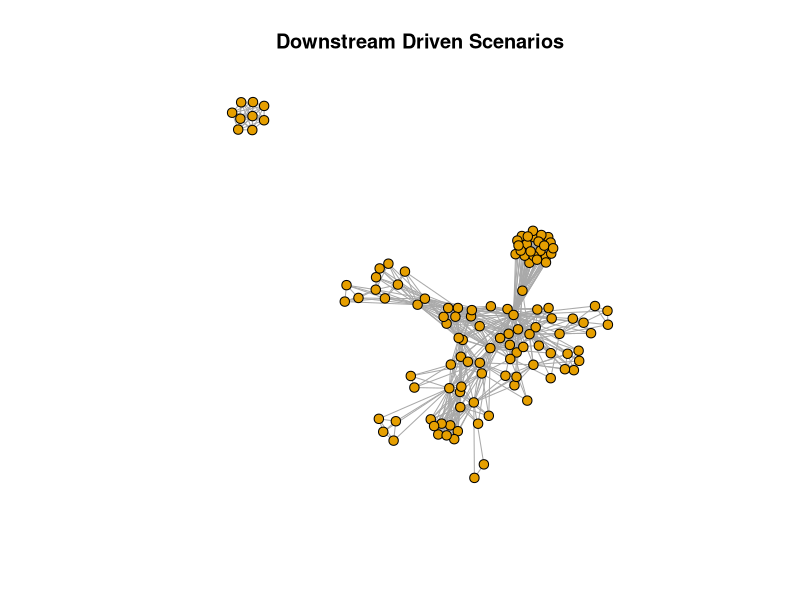
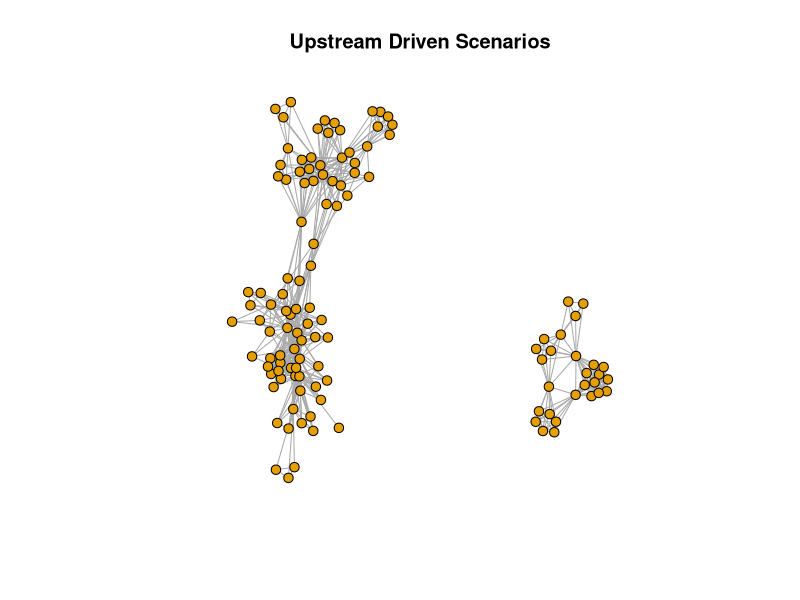

Write R code to recreate these figures, in order.
library(igraph)
#install.packages("rstudioapi")
library(rstudioapi)

# To set current directory as working directory:
setwd(dirname(rstudioapi::getActiveDocumentContext()$path))
getwd()
list.files()

# --- Downstream Driven Scenarios Graph ---

# Read the CSV file
df_ds <- read.csv("../data/downstream_driven.csv", stringsAsFactors = FALSE)

# Get unique usernames (nodes = developers)
nodes_ds <- unique(df_ds$username)

# Create edges with weights based on shared scenarios
# edge_weights will store the weight for each pair
edge_weights <- list()

scenarios <- unique(df_ds$scenario)

for (scenario in scenarios) {
  # Get all rows for this scenario
  scenario_data <- df_ds[df_ds$scenario == scenario, ]
  
  # Calculate involvement for each developer in this scenario
  # (sum of max_inv across all projects they appear in for this scenario)
  dev_involvement <- aggregate(max_inv ~ username, data = scenario_data, FUN = sum)
  
  # Get developers in this scenario
  devs <- unique(scenario_data$username)
  
  # Create edges between all pairs of developers in this scenario
  if (length(devs) > 1) {
    pairs <- combn(devs, 2)
    for (i in 1:ncol(pairs)) {
      dev1 <- pairs[1, i]
      dev2 <- pairs[2, i]
      
      # Get involvement values for both developers
      inv1 <- dev_involvement$max_inv[dev_involvement$username == dev1]
      inv2 <- dev_involvement$max_inv[dev_involvement$username == dev2]
      
      # Calculate scenario weight as average of their involvements
      scenario_weight <- mean(c(inv1, inv2))
      
      # Create edge key (sorted to avoid duplicates)
      edge_key <- paste(sort(c(dev1, dev2)), collapse = "_")
      
      # Add to cumulative weight
      if (is.null(edge_weights[[edge_key]])) {
        edge_weights[[edge_key]] <- scenario_weight
      } else {
        edge_weights[[edge_key]] <- edge_weights[[edge_key]] + scenario_weight
      }
    }
  }
}

# Convert edge_weights list to edge_list dataframe
edge_list <- data.frame(
  from = character(),
  to = character(),
  weight = numeric(),
  stringsAsFactors = FALSE
)

for (edge_key in names(edge_weights)) {
  devs <- strsplit(edge_key, "_")[[1]]
  edge_list <- rbind(edge_list, data.frame(
    from = devs[1],
    to = devs[2],
    weight = edge_weights[[edge_key]],
    stringsAsFactors = FALSE
  ))
}

# Create the graph
g_ds <- graph_from_data_frame(d = edge_list, vertices = nodes_ds, directed = FALSE)

# Print graph summary
print(paste("Number of nodes (downstream):", vcount(g_ds)))
print(paste("Number of edges (downstream):", ecount(g_ds)))
print(paste("Edge weight range (downstream):", min(E(g_ds)$weight), "to", max(E(g_ds)$weight)))
#print(g)

# Plot the graph
plot(g_ds, vertex.size=5, vertex.label=NA, edge.arrow.size=0.4, layout = layout_nicely(g_ds), main = "Downstream Driven Scenarios")
# --- Upstream Driven Scenarios Graph ---
# Read the upstream CSV file
df_up <- read.csv("../data/upstream_driven.csv", stringsAsFactors = FALSE)

# Get unique usernames (nodes = developers)
nodes_up <- unique(df_up$username)

# Create edges with weights based on shared scenarios
edge_weights_up <- list()

scenarios_up <- unique(df_up$scenario)

for (scenario in scenarios_up) {
  # Get all rows for this scenario
  scenario_data <- df_up[df_up$scenario == scenario, ]
  
  # Calculate involvement for each developer in this scenario
  dev_involvement <- aggregate(max_inv ~ username, data = scenario_data, FUN = sum)
  
  # Get developers in this scenario
  devs_up <- unique(scenario_data$username)
  
  # Create edges between all pairs of developers in this scenario
  if (length(devs_up) > 1) {
    pairs_up <- combn(devs_up, 2)
    for (i in 1:ncol(pairs_up)) {
      dev1 <- pairs_up[1, i]
      dev2 <- pairs_up[2, i]
      
      # Get involvement values for both developers
      inv1 <- dev_involvement$max_inv[dev_involvement$username == dev1]
      inv2 <- dev_involvement$max_inv[dev_involvement$username == dev2]
      
      # Calculate scenario weight as average of their involvements
      scenario_weight <- mean(c(inv1, inv2))
      
      # Create edge key (sorted to avoid duplicates)
      edge_key <- paste(sort(c(dev1, dev2)), collapse = "_")
      
      # Add to cumulative weight
      if (is.null(edge_weights_up[[edge_key]])) {
        edge_weights_up[[edge_key]] <- scenario_weight
      } else {
        edge_weights_up[[edge_key]] <- edge_weights_up[[edge_key]] + scenario_weight
      }
    }
  }
}

# Convert edge_weights list to edge_list dataframe
edge_list_up <- data.frame(
  from = character(),
  to = character(),
  weight = numeric(),
  stringsAsFactors = FALSE
)

for (edge_key in names(edge_weights_up)) {
  devs <- strsplit(edge_key, "_")[[1]]
  edge_list_up <- rbind(edge_list_up, data.frame(
    from = devs[1],
    to = devs[2],
    weight = edge_weights_up[[edge_key]],
    stringsAsFactors = FALSE
  ))
}

# Create the graph
g_up <- graph_from_data_frame(d = edge_list_up, vertices = nodes_up, directed = FALSE)

# Print graph summary
print(paste("Number of nodes (upstream):", vcount(g_up)))
print(paste("Number of edges (upstream):", ecount(g_up)))
print(paste("Edge weight range (upstream):", min(E(g_up)$weight), "to", max(E(g_up)$weight)))

# Plot the graph
plot(g_up, vertex.size=5, vertex.label=NA, edge.arrow.size=0.4, layout = layout_nicely(g_up), main = "Upstream Driven Scenarios")
